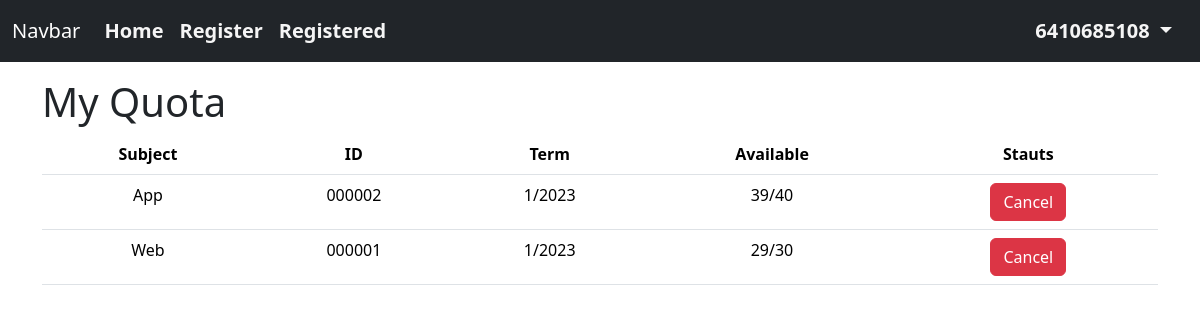
Page /subjects/registed (signed in) on the earlier database version.
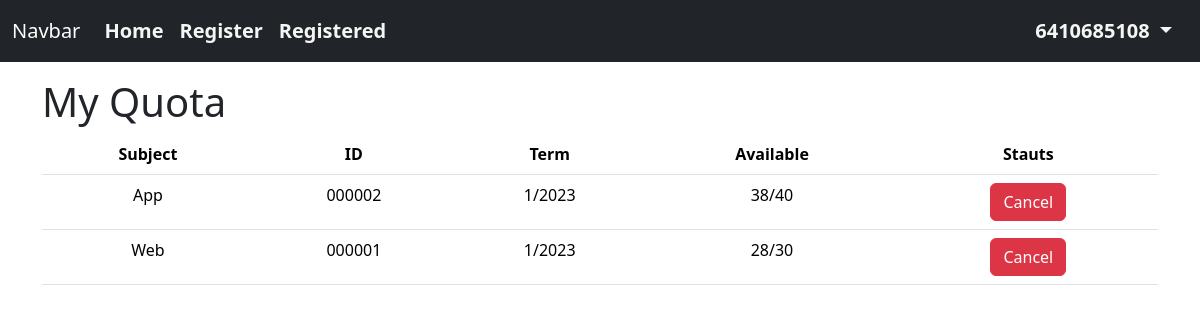
Same page on the later database version.
### users/models.py (models this page shows)
class ListRegSubject(models.Model):
    user = models.ForeignKey('users.CustomUser', on_delete=models.CASCADE, related_name='list_subject')
    Subject = models.ForeignKey('subjects.subject', on_delete=models.CASCADE, related_name='list_name')
    class Meta:
        constraints = [
            models.UniqueConstraint(
                fields=['user', 'Subject'], name='unique_user_subject'
            )
        ]

### subjects/models.py (models this page shows, shortened)
class subject(models.Model):
    subjectID = models.CharField(max_length=6)
    subjectName = models.CharField(max_length=64)
    term = models.IntegerField(default=0)
    year = models.IntegerField(default=datetime.now().year)
    remaining_class = models.IntegerField()
    max_class = models.IntegerField()
    subjectStatus = models.BooleanField(default=False)

### subjects/views.py (the view)
# urls.py: path('registed', views.showRegsubject, name='registed'),
@login_required
def showRegsubject(request):
    subjectofstudent = request.user.list_subject.all()
    return render(request, 'subjects/registed.html', {'reg_subjects': subjectofstudent})

### subjects/templates/subjects/registed.html (shortened to what this page needs)
{% extends "subjects/layout.html" %}
{% block body %}
    <h1 class="mt-3">My Quota</h1>
    <table class="table">
        <thead>
          <tr class="text-center">
            <th scope="col">Subject</th>
            <th scope="col">ID</th>
            <th scope="col">Term</th>
            <th scope="col">Available</th>
            <th scope="col">Stauts</th>
          </tr>
        </thead>
        <tbody>
    {% for reg in reg_subjects %}
        {% with subject=reg.Subject %}
        <tr class="text-center">
            <form action="users/unregisted" method="post">
                <td name="subjectName">{{subject.subjectName}}</th>
                <td name="subjectID">{{ subject.subjectID }}</td>
                <td>{{ subject.term }}/{{ subject.year }}</td>
                <td name="available">{{ subject.remaining_class }}/{{ subject.max_class }}</td>
                <td ><a href="unregisted/{{subject.subjectID}}" class="btn btn-danger" onclick="return confirm('Comfirm Unregister or not.')">Cancel</a></td>
            </form>
        </tr>
        {% endwith %}
    {% empty %}
        <p></p>
    {% endfor %}
{% endblock %}

Differences in the rows shown:
changed through a linked row, ListRegSubject "App": Subject.remaining_class "39" → "38"
changed through a linked row, ListRegSubject "Web": Subject.remaining_class "29" → "28"
